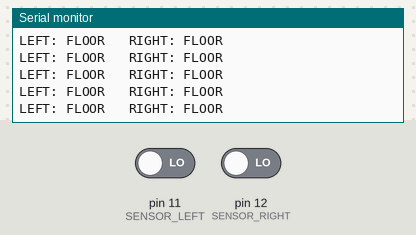
The sketch below on a simulated Arduino Uno, built with avr-gcc and run on an emulated ATmega328P. Shown: the last lines printed to the serial monitor. Inputs (shaded band) come from the test bench; at power-on: pin 11 (SENSOR_LEFT) LOW, pin 12 (SENSOR_RIGHT) LOW.

Above: at 1.3 s.
1.4 s: pin 11 (SENSOR_LEFT) driven HIGH
At 1.71 s:
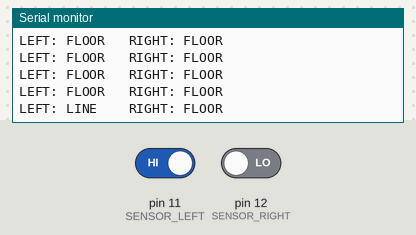
3.4 s: pin 12 (SENSOR_RIGHT) driven HIGH
At 3.72 s:
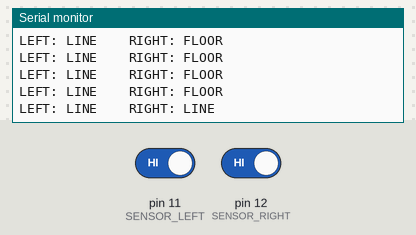
5.4 s: pin 11 (SENSOR_LEFT) driven LOW
At 5.72 s:
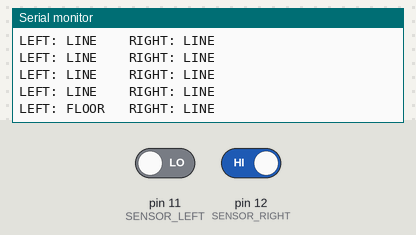

The sketch:

02_sensor_test.ino
```cpp
// ============================================================
// Project 4 - Line-Following Car
// Sketch 02: Sensor Test (see what the car's "eyes" see)
// ============================================================
//
// WHAT THIS SKETCH DOES:
//   Reads the two IR line sensors many times a second and prints
//   what each one sees to the Serial Monitor:
//       LEFT: FLOOR   RIGHT: LINE
//
// TRY IT:
//   Open the Serial Monitor (magnifying glass, top-right) at 9600
//   baud. Hold the car over the black tape line and slide it slowly
//   left and right. Watch each side flip between FLOOR and LINE
//   exactly when that sensor crosses the tape.
//
// The motors do NOT move in this sketch - it is eyes only.
// ============================================================


// ---- PIN NUMBERS ----
const int SENSOR_LEFT  = 11;  // left IR sensor OUT
const int SENSOR_RIGHT = 12;  // right IR sensor OUT

// ---- SENSOR POLARITY ----
// Most sensor boards read HIGH over black tape (no reflection).
// If your readings are flipped (LINE on bare floor), change
// this to false.
const bool LINE_IS_HIGH = true;

// ---- COMMUNICATION SPEED (must match the Serial Monitor) ----
const long SERIAL_BAUD = 9600;


// Returns true when the given sensor sees the black line.
bool seesLine(int sensorPin) {
  int reading = digitalRead(sensorPin);
  if (LINE_IS_HIGH) {
    return reading == HIGH;
  } else {
    return reading == LOW;
  }
}


// ============================================================
// setup() runs ONE time when the Arduino powers on or resets.
// ============================================================
void setup() {
  pinMode(SENSOR_LEFT, INPUT);
  pinMode(SENSOR_RIGHT, INPUT);

  Serial.begin(SERIAL_BAUD);
  Serial.println("=================================");
  Serial.println("   LINE-FOLLOWING CAR");
  Serial.println("   Sensor test (eyes only)");
  Serial.println("=================================");
  Serial.println("Slide the car across the tape line");
  Serial.println("and watch the readings flip.");
  Serial.println();
}


// ============================================================
// loop() runs OVER AND OVER, forever. Each pass = one reading.
// ============================================================
void loop() {
  Serial.print("LEFT: ");
  Serial.print(seesLine(SENSOR_LEFT) ? "LINE " : "FLOOR");
  Serial.print("   RIGHT: ");
  Serial.println(seesLine(SENSOR_RIGHT) ? "LINE " : "FLOOR");

  delay(200);  // five readings per second - easy to follow
}
```

Measured:
- after the input at 1.4 s, the serial monitor: prints a new line after 0.16 s (image 1)
- after the input at 3.4 s, the serial monitor: prints a new line after 0.16 s (image 2)
- after the input at 5.4 s, the serial monitor: prints a new line after 0.16 s (image 3)
